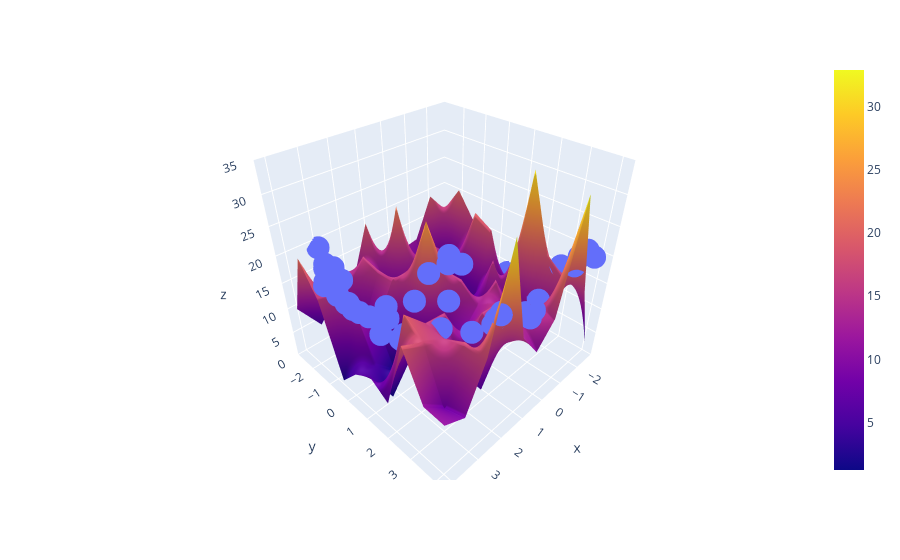

The cell this chart's notebook holds for it:
### Code cell
lr = LinearRegression()
lr.fit(X_multi_trans,z)
X_test_multi = poly.transform(final)
z_final = lr.predict(X_multi_trans).reshape(10,10)
fig = px.scatter_3d(x=x.ravel(), y=y.ravel(), z=z.ravel())

fig.add_trace(go.Surface(x = x_input, y = y_input, z =z_final))

fig.update_layout(scene = dict(zaxis = dict(range=[0,35])))

fig.show()
